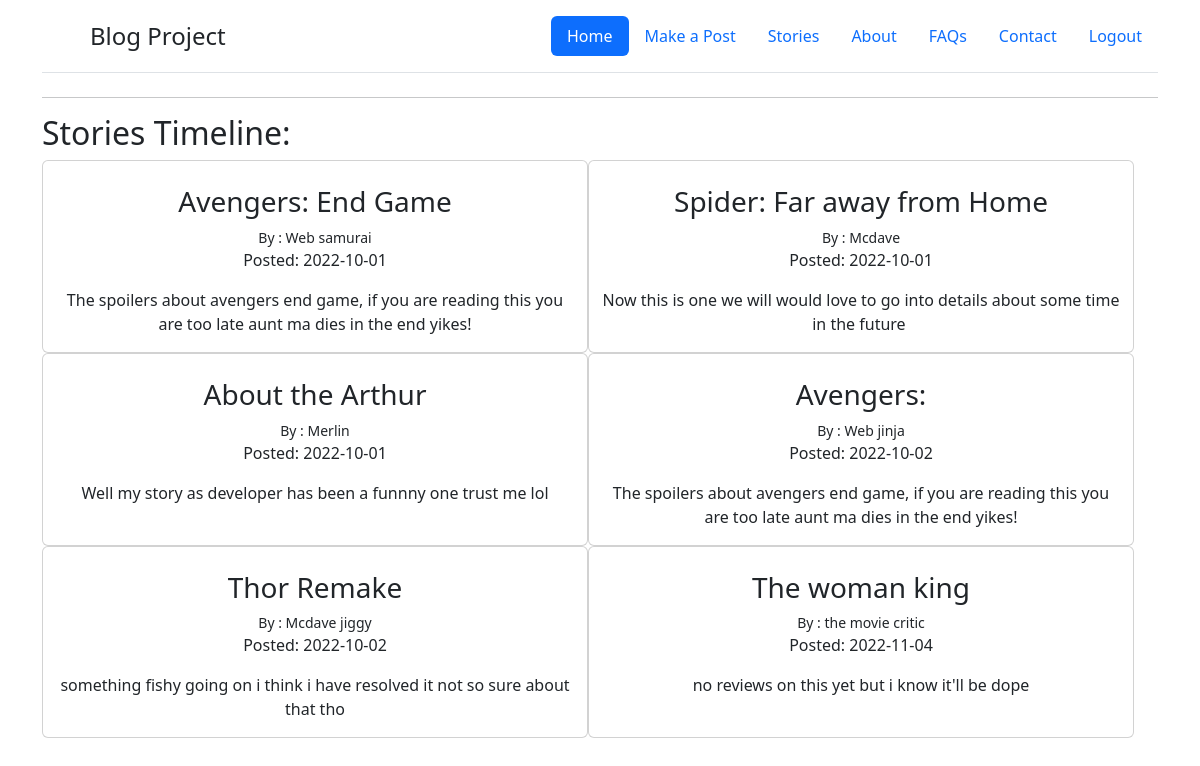
The app's page /stories, older data.
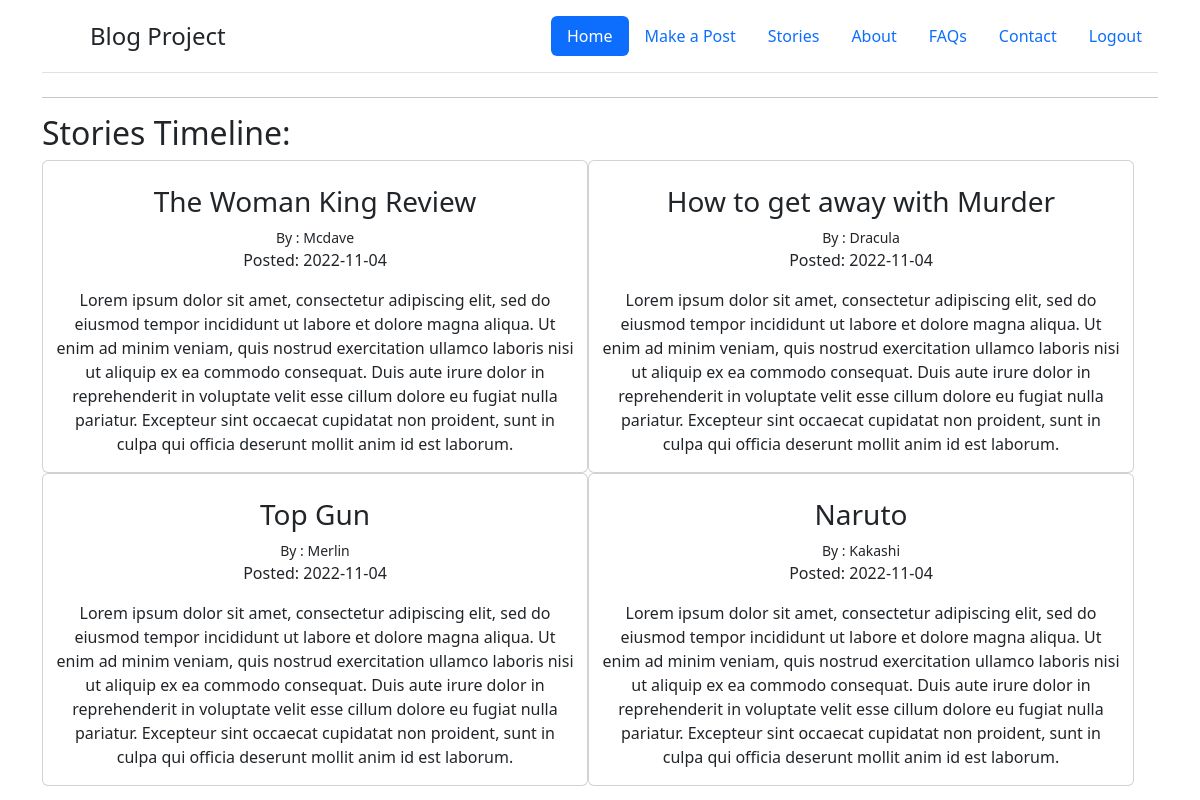
The same page, newer data.
### app.py (models this page shows, shortened)
class BlogPost(db.Model):
    id = db.Column(db.Integer, primary_key=True)
    title = db.Column(db.String(100), nullable=False)
    content = db.Column(db.Text, nullable=False)
    author = db.Column(db.String(20), nullable=False, default='N/A')
    date_posted = db.Column(db.DateTime, nullable=False, default=datetime.utcnow)

### app.py (the view)
@app.route('/stories', methods=['GET'])
def stories():
    all_posts = BlogPost.query.order_by(BlogPost.date_posted).all()
    return render_template('stories.html', posts=all_posts)

### templates/stories.html (shortened to what this page needs)
{% extends 'base.html' %}
{%block logout%}
<li class="nav-item"><a href="{{url_for('logout')}}" class="nav-link">Logout</a></li>
{% endblock %}
{%block body%}
    <hr>
    <h2> Stories Timeline:</h2>
    <div class="container text-center" style="width: 100%;">
        <div class="row" style="width: 100%;">
            {% for post in posts %}
            <div class=" card" style="width: 50%;">
                <br>
                <h3>{{post.title}}</h3>
                {% if post.author%}
                    <small>By : {{post.author}} </small>
                {% else %}
                    <small>By : N/A </small>
                {% endif %}
                <p> Posted: {{post.date_posted.date()}}</p>
                <p style="white-space:pre-wrap">{{post.content}}</p>
            </div>
            {% endfor %}
{% endblock %}

### templates/base.html (shortened to what this page needs)
<!DOCTYPE html>
<html lang="en">
<head>
  <link href="https://cdn.jsdelivr.net/npm/bootstrap@5.2.1/dist/css/bootstrap.min.css" rel="stylesheet">
</head>
<body>
    <div class="container" style="width: 100%;">
      <header class="d-flex flex-wrap justify-content-center py-3 mb-4 border-bottom">
        <a href="/" class="d-flex align-items-center mb-3 mb-md-0 me-md-auto text-dark text-decoration-none">
          <svg class="bi me-2" width="40" height="32"><use xlink:href="#bootstrap"/></svg>
          <span class="fs-4">Blog Project</span>
        </a>
        <ul class="nav nav-pills">
          <li class="nav-item"><a href="/" class="nav-link active" aria-current="page">Home</a></li>
          <li class="nav-item"><a href="/posts" class="nav-link">Make a Post</a></li>
          <li class="nav-item"><a href="/stories" class="nav-link">Stories</a></li>
          <li class="nav-item"><a href="/about" class="nav-link">About </a></li>
          <li class="nav-item"><a href="#" class="nav-link">FAQs</a></li>
          <li class="nav-item"><a href="/contact" class="nav-link">Contact</a></li>
          {%block logout%} {% endblock %}
        </ul>
      </header>
      {%block body%} {% endblock %}
    </div>
</body>
</html>

Row changes from the older to the newer data that the page shows:
removed BlogPost: title "Avengers: End Game", author "Web samurai", date_posted "2022-10-01", content "The spoilers about avengers end game, if you are reading this you are too late aunt ma dies in the end yikes!"
removed BlogPost: title "Spider: Far away from Home", author "Mcdave", date_posted "2022-10-01", content "Now this is one we will would love to go into details about some time in the future"
removed BlogPost: title "About the Arthur", author "Merlin", date_posted "2022-10-01", content "Well my story as developer has been a funnny one trust me lol"
removed BlogPost: title "Avengers:", author "Web jinja", date_posted "2022-10-02", content "The spoilers about avengers end game, if you are reading this you are too late aunt ma dies in the end yikes!"
removed BlogPost: title "Thor Remake", author "Mcdave jiggy", date_posted "2022-10-02", content "something fishy going on i think i have resolved it not so sure about that tho"
removed BlogPost: title "The woman king", author "the movie critic", date_posted "2022-11-04", content "no reviews on this yet but i know it'll be dope"
added BlogPost: title "The Woman King Review", author "Mcdave", date_posted "2022-11-04", content "Lorem ipsum dolor sit amet, consectetur adipiscing elit, sed do eiusmod tempor incididunt ut labore et dolore magna aliqua. Ut enim ad minim veniam, quis nostrud exercitation ullamco laboris nisi ut aliquip ex ea commodo consequat. Duis aute irure dolor in reprehenderit in voluptate velit esse cillum dolore eu fugiat nulla pariatur. Excepteur sint occaecat cupidatat non proident, sunt in culpa qui officia deserunt mollit anim id est laborum."
added BlogPost: title "How to get away with Murder", author "Dracula", date_posted "2022-11-04", content "Lorem ipsum dolor sit amet, consectetur adipiscing elit, sed do eiusmod tempor incididunt ut labore et dolore magna aliqua. Ut enim ad minim veniam, quis nostrud exercitation ullamco laboris nisi ut aliquip ex ea commodo consequat. Duis aute irure dolor in reprehenderit in voluptate velit esse cillum dolore eu fugiat nulla pariatur. Excepteur sint occaecat cupidatat non proident, sunt in culpa qui officia deserunt mollit anim id est laborum."
added BlogPost: title "Top Gun", author "Merlin", date_posted "2022-11-04", content "Lorem ipsum dolor sit amet, consectetur adipiscing elit, sed do eiusmod tempor incididunt ut labore et dolore magna aliqua. Ut enim ad minim veniam, quis nostrud exercitation ullamco laboris nisi ut aliquip ex ea commodo consequat. Duis aute irure dolor in reprehenderit in voluptate velit esse cillum dolore eu fugiat nulla pariatur. Excepteur sint occaecat cupidatat non proident, sunt in culpa qui officia deserunt mollit anim id est laborum."
added BlogPost: title "Naruto", author "Kakashi", date_posted "2022-11-04", content "Lorem ipsum dolor sit amet, consectetur adipiscing elit, sed do eiusmod tempor incididunt ut labore et dolore magna aliqua. Ut enim ad minim veniam, quis nostrud exercitation ullamco laboris nisi ut aliquip ex ea commodo consequat. Duis aute irure dolor in reprehenderit in voluptate velit esse cillum dolore eu fugiat nulla pariatur. Excepteur sint occaecat cupidatat non proident, sunt in culpa qui officia deserunt mollit anim id est laborum."
